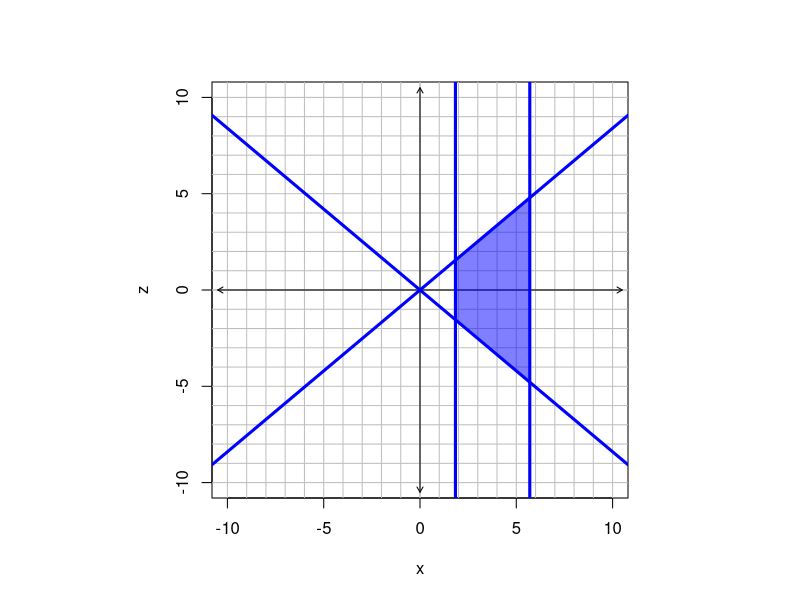
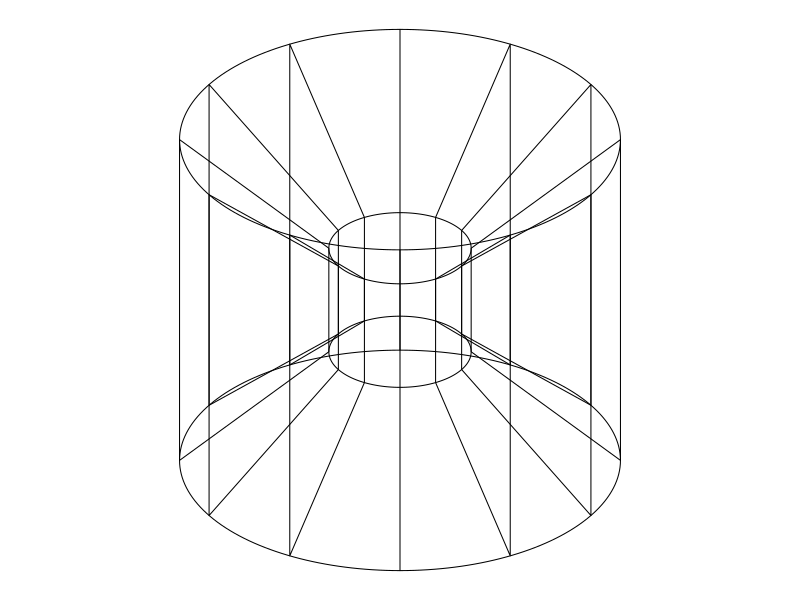
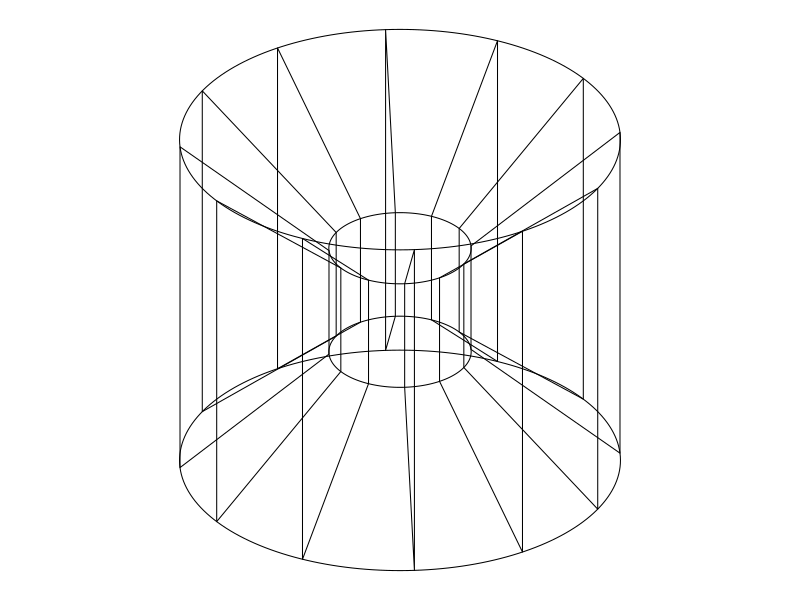
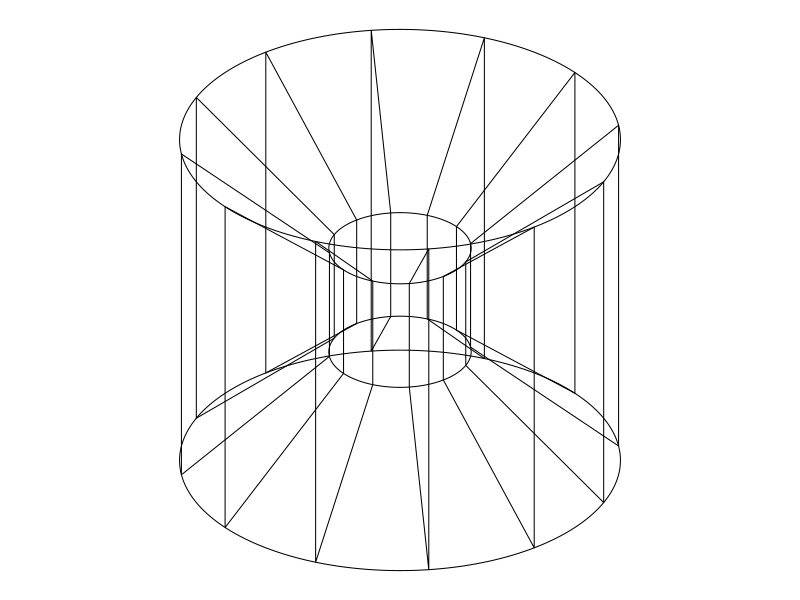
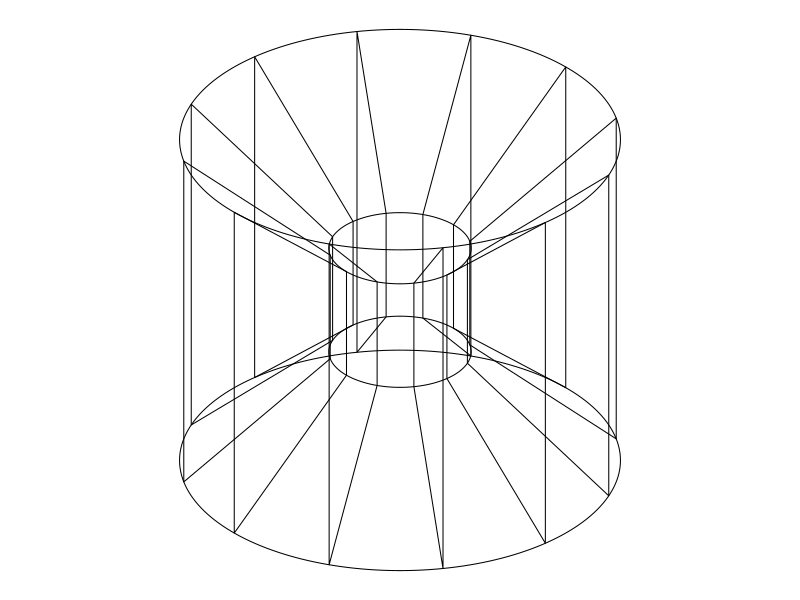
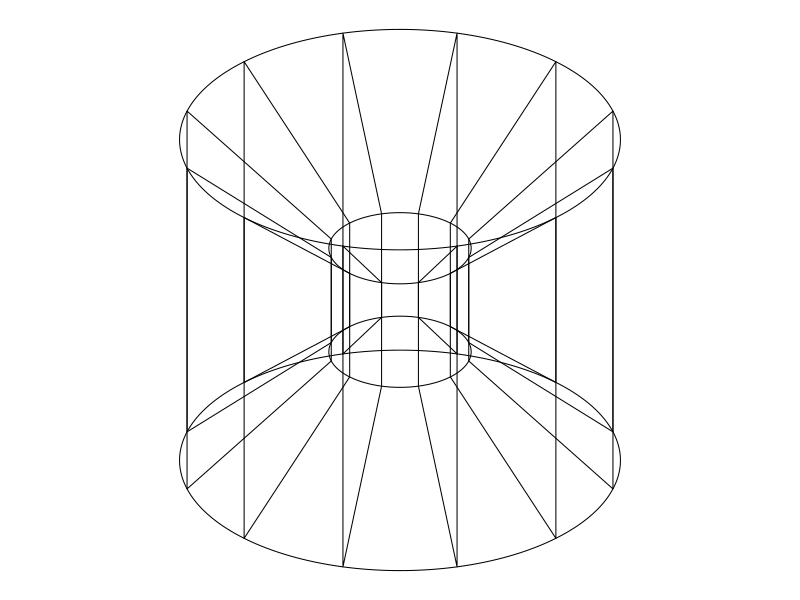
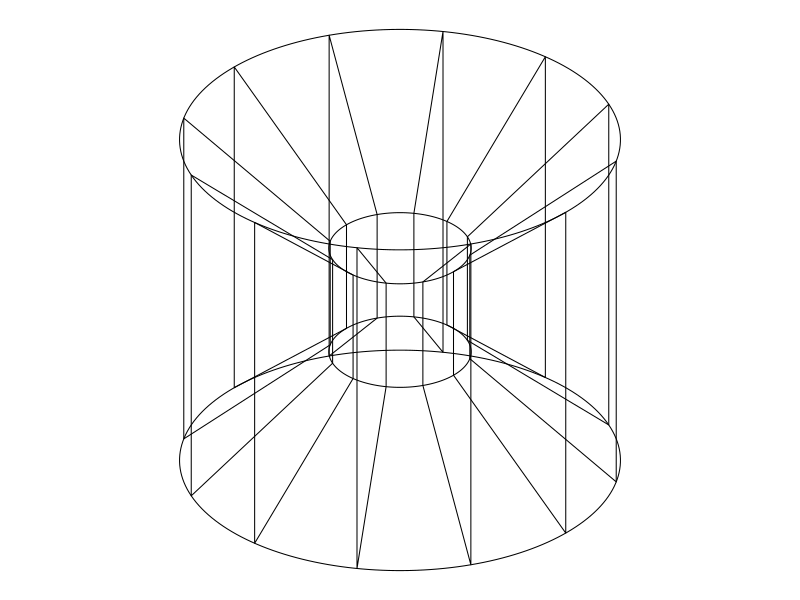
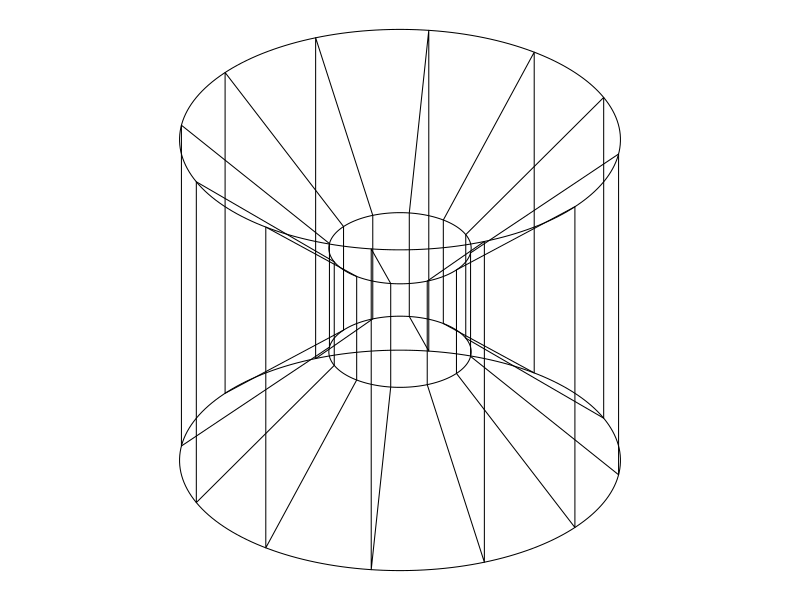

Here is the R script that generated these plots, in order:
## ---- chunk 1
options(scipen=999)
fixer = function(exp){
  exp = gsub("+{-","-{",exp,fixed=T)
  exp = gsub("{1}x^{0}","1",exp,fixed=T)
  exp = gsub("{1}","{}",exp,fixed=T)
  exp = gsub("x^{0}","{}",exp,fixed=T)
  return(exp)
}

while(T){
  m = round(runif(1,0.2,1),2)
  ab = sort(round(runif(2,1,10),2))
  a = ab[1]
  b = ab[2]
  V = 4*pi*m/3*(b^3-a^3)
  if(b-a>3 && V>3 && V<9999){break}
}


## ---- chunk 2
par(pty="s")
plot(0,0,type="n",xlim=c(-10,10),ylim=c(-10,10),xlab="x",ylab="z")
for(i in 0:10){
  abline(h=i,col="grey")
  abline(h=-i,col="grey")
  abline(v=i,col="grey")
  abline(v=-i,col="grey")
}
arrows(-10.5,0,10.5,0,length=0.06,code=3)
arrows(0,-10.5,0,10.5,length=0.06,code=3)
polygon(c(a,b,b,a),
        c(m*a,m*b,-m*b,-m*a),
        col=rgb(0,0,1,0.5))
abline(0,m,col="blue",lwd=3)
abline(0,-m,col="blue",lwd=3)
abline(v=a,col="blue",lwd=3)
abline(v=b,col="blue",lwd=3)

## ---- chunk 3
X = list()
nth = 12 #number of angles for wireframe
nfr = 8 #number of frames in gif
thp = pi/6 #perspective rotation around x axis
ths = (1:nth)*2*pi/nth
for(i in 1:nth){
  xs = c(a*cos(ths[i]),b*cos(ths[i]),b*cos(ths[i]),a*cos(ths[i]))
  ys = c(a*sin(ths[i]),b*sin(ths[i]),b*sin(ths[i]),a*sin(ths[i]))
  zs = c(m*a,m*b,-m*b,-m*a)
  cl = length(X)
  X[[cl+1]] = matrix(c(xs,ys,zs),nrow=3,byrow=T)
}
ths = seq(pi/100,2*pi,pi/100)
for(r in c(a,b)){
  for(mm in c(m,-m)){
    xs = r*cos(ths)
    ys = r*sin(ths)
    zs = rep(mm*r,length(xs))
    cl = length(X)
    X[[cl+1]] = matrix(c(xs,ys,zs),nrow=3,byrow=T)
  }
}
ths = (1:nfr)*2*pi/nth/nfr
dth = 2*pi/nth/nfr
Rf = matrix(c(cos(dth),-sin(dth),0,
              sin(dth),cos(dth),0,
              0,0,1),nrow=3,byrow=T)
Rp = matrix(c(1,0,0,
              0,cos(thp),-sin(thp),
              0,sin(thp),cos(thp)),nrow=3,byrow=T)
P = matrix(c(1,0,0,
             0,0,1),nrow=2,byrow=T)
maxy = m*b+sin(thp)*m*b
maxy = max(c(b,maxy))
XX = X
for(i in 1:nfr){
  par(mar=c(0,0,0,0),pty="s")
  plot(0,0,type="n",xlim=c(-maxy,maxy),ylim=c(-maxy,maxy),ann=F,axes=F)
  for(j in 1:length(X)){
    XP = P%*%(Rp%*%XX[[j]])
    polygon(XP[1,],XP[2,],col=NA,border="black")
    XX[[j]] = Rf%*%XX[[j]]
  }
}
## ---- chunk 4
draw_shell_back = function(z,r1,r2,h,perspective_ratio=0.5,col="red",nn=100){
  t = seq(0,pi,length.out=nn)
  pr = perspective_ratio
  for(i in 1:(nn-1)){
    polygon(c(r1*cos(t[i]),r1*cos(t[i+1]),r1*cos(t[i+1]),r1*cos(t[i])),
            c(z+pr*r1*sin(t[i]),z+pr*r1*sin(t[i+1]),z+h+pr*r1*sin(t[i+1]),z+h+pr*r1*sin(t[i])),
            col=col,border=col)
    polygon(c(r1*cos(t[i]),r1*cos(t[i+1]),r2*cos(t[i+1]),r2*cos(t[i])),
            c(z+h+pr*r1*sin(t[i]),z+h+pr*r1*sin(t[i+1]),z+h+pr*r2*sin(t[i+1]),z+h+pr*r2*sin(t[i])),
            col=col,border=col)
  }
  lines(r1*cos(t),z+pr*r1*sin(t))
  lines(r1*cos(t),z+h+pr*r1*sin(t))
  lines(r2*cos(t),z+h+pr*r2*sin(t))
}
draw_shell_front = function(z,r1,r2,h,perspective_ratio=0.5,col="red",nn=100){
  t = seq(pi,2*pi,length.out=nn)
  pr = perspective_ratio
  for(i in 1:(nn-1)){
    polygon(c(r2*cos(t[i]),r2*cos(t[i+1]),r2*cos(t[i+1]),r2*cos(t[i])),
            c(z+pr*r2*sin(t[i]),z+pr*r2*sin(t[i+1]),z+h+pr*r2*sin(t[i+1]),z+h+pr*r2*sin(t[i])),
            col=col,border=col)
    polygon(c(r1*cos(t[i]),r1*cos(t[i+1]),r2*cos(t[i+1]),r2*cos(t[i])),
            c(z+h+pr*r1*sin(t[i]),z+h+pr*r1*sin(t[i+1]),z+h+pr*r2*sin(t[i+1]),z+h+pr*r2*sin(t[i])),
            col=col,border=col)
  }
  lines(r2*cos(t),z+pr*r2*sin(t))
  lines(r1*cos(t),z+h+pr*r1*sin(t))
  lines(r2*cos(t),z+h+pr*r2*sin(t))
  lines(c(-r2,-r2),c(z,z+h))
  lines(c(r2,r2),c(z,z+h))
}

nn = 12
zs = seq(m*a,m*b,length.out=nn)
r1 = seq(a,b-(b-a)/nn,length.out=nn)
r2 = seq(a+(b-a)/nn,b,length.out=nn)
hs = zs*2
f = 0.5

for(kk in 1:nn){
  par(pty="s",mar=c(0,0,0,0))
  plot(0,0,type="n",xlim=c(-maxy,maxy),ylim=c(-maxy,maxy),ann=F,axes=F)
  for(i in rev(1:kk)){
    draw_shell_back(-zs[i],r1[i],r2[i],hs[i],f,col=hsv(i/length(zs),0.7,0.4+0.2*i%%3))
  }
  for(i in 1:kk){
    draw_shell_front(-zs[i],r1[i],r2[i],hs[i],f,col=hsv(i/length(zs),0.7,0.4+0.2*i%%3))
  }
}
## ---- chunk 5
plot(0,0,type="n",xlim=c(-1,1),ylim=c(-1,1),ann=F,axes=F)
draw_shell_back(-0.5,0.5,0.6,1,f,col="white")
draw_shell_front(-0.5,0.5,0.6,1,f,col="white")
lines(c(0,0.5),c(0.5,0.5),lwd=3,col="blue")
text(0.25,0.6,"r",col="blue",cex=1.3)

lines(c(-0.7,-0.7),c(-0.5,0.5),col="red",lwd=2)
text(-0.75,0,"h",col="red",cex=1.3)

lines(c(0.5,0.5,0.6,0.6),c(0.5,0.7,0.7,0.5),col="purple",lwd=2,lty=3)
lines(c(0.5,0.5,0.6,0.6),c(0.65,0.7,0.7,0.65),col="purple",lwd=2)
text(0.55,0.75,"dr",col="purple")
